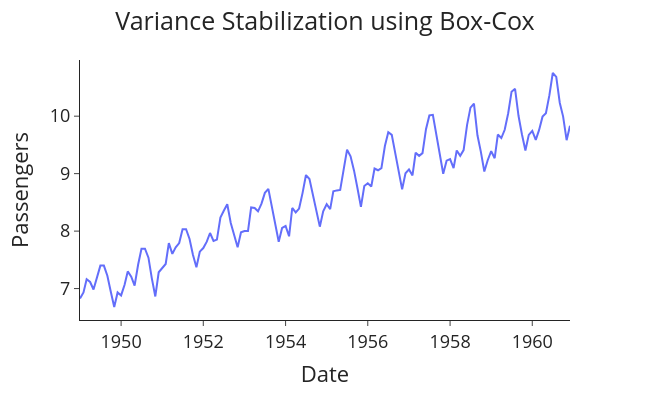

The notebook cell this image was saved under:
### Markdown cell above
# **Stabilizing the Variance with Box-Cox**

### Code cell
df['Pass_box'],      lam =            boxcox(df['passengers'])
#Transformed serie  #best lambda
print(lam)

plotting(title = 'Variance Stabilization using Box-Cox ', data=df, x='date', y='Pass_box', x_label= 'Date', y_label = 'Passengers')

### Figure 1 — Plotly figure (JSON) as saved in the notebook; plotly's stock layout.template omitted (floating-point values rounded to 4 significant figures; data arrays with more than 128 entries replaced by an {"elided": "..."} marker saying what was removed)
{"data": [{"hovertemplate": "Date=%{x}<br>Passengers=%{y}<extra></extra>", "legendgroup": "", "line": {"color": "#636efa", "dash": "solid"}, "marker": {"symbol": "circle"}, "mode": "lines", "name": "", "orientation": "v", "showlegend": false, "type": "scatter", "x": {"elided": "144 str values"}, "xaxis": "x", "y": {"elided": "144 float values"}, "yaxis": "y"}], "layout": {"font": {"size": 18}, "height": 400, "legend": {"tracegroupgap": 0}, "margin": {"t": 60}, "title": {"text": "Variance Stabilization using Box-Cox ", "x": 0.5}, "width": 650, "xaxis": {"anchor": "y", "domain": [0, 1], "title": {"text": "Date"}}, "yaxis": {"anchor": "x", "domain": [0, 1], "title": {"text": "Passengers"}}}}
